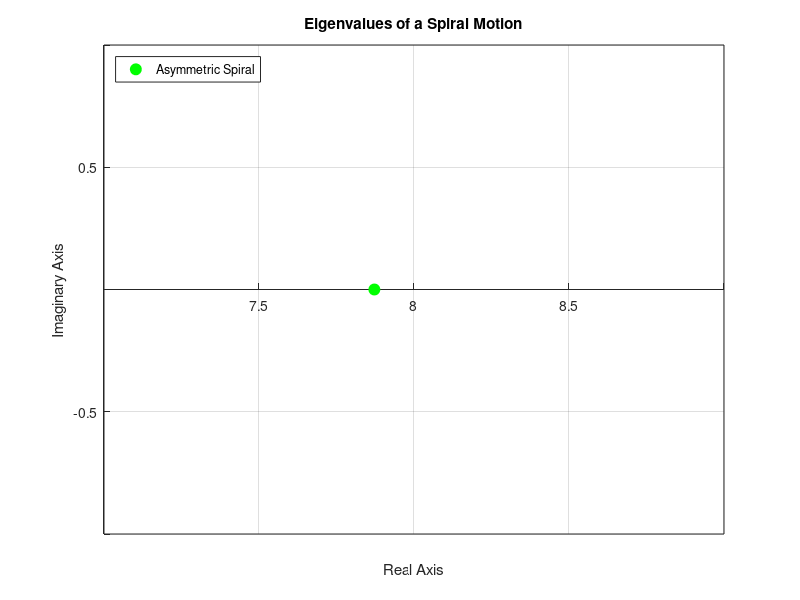
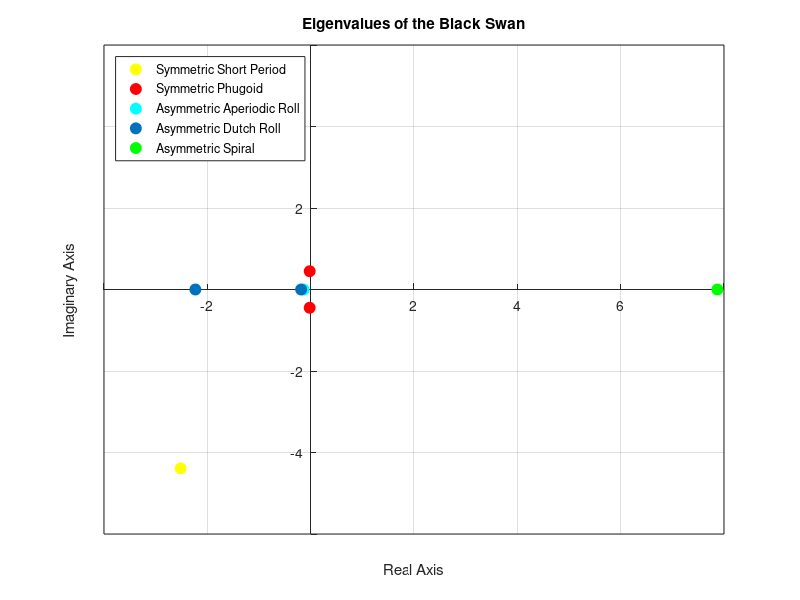

MATLAB code to generate these figures, in order:
clc; clear all; 


%Sources used:
%Lectures Flight Dynamic// AE3212-I
%Airplane Design 1985, J.Roskam
%Flight Dynamics 2013, J.A. Mulder / W.H.J.J. van Staveren / J.C. van der Vaart / E. de Weerdt /
%C.C. de Visser / A.C. in �t Veld / E. Mooij

%%Inputs
%CRUISE CONDITIONS FOR ALL MANEUVERS 

Ix = 6280.17; %Moment of inertia around x-axis [kg*m^2] ????
Iy = 2634.91; %Moment of inertia around y-axis [kg*m^2] ????
Iz = 8363.42; %Moment of inertia around z-axis [kg*m^2] ????
Ixz = 294.60; %Moment of inertia around xz-plane [kg*m^2] ????
C_la= 4.7603; %Lift curve slope, taken from data sheet provided by Martin dCl/dalpha[1/rad]  ????
S= 17.0816; %Wing surface area [m^2] ???? STAN
c= 1.1172; %Mean aerodynamic chord [m] ???? STAN
b= 16.0; %Wing span [m]         % STAN ????
A = 10; %Aspect ratio [-]
g= 9.81; %Gravitational acceleration [m/s^2]
m = 1554. ;%mass [kg}
W = m*g; %Weight [N]
V = 92.6; %Cruise velocity  [m/s] 
C_L = 0.645;% Lift coefficient at 0 deg AoA and -2 deg incidence [-]
rho = 0.966632; %Density at 5000m altitude [kg/m^3]
C_D = 0.0393; %Drag coefficient of the aircraft [-]
T_p = 571.; %Thrust of the propuslive system [N] , as taken from Vlado
T_c = T_p/(0.5*rho*V^2*S); %Thrust coefficient of the propulsive system [-]
mu_c=m./(rho*S*c); %Dimesional parameter for symmetric motion 
mu_b=m./(rho*S*b); %Dimesional parameter for asymmetric motion 
Kx2 = (Ix/(rho*S*b^3))/mu_b; % Non-dimesional moment of inertia around x axis [kg*m^2]
Ky2 = (Iy/(rho*S*c^3))/mu_c; % Non-dimenstional moment of inertia around y axis [kg*m^2]
Kz2 = (Iz/(rho*S*b^3))/mu_b; %Non-dimensional moment of inertia around z axis [kg*m^2]
Kxz = (Ixz/(rho*S*b^3))/mu_b;%Non-dimensional moment of inertia around in the xz plane [kg*m^2]
e = 0.8; %Assumed oswald efficiency factor
H = 2400; %Cruise altitude [m]
de_da = 0.392; %Total downwash gradient [-]
Sh = 2.726; %Surface area of horizontal tail [m^2]
lh = 4.4889; %Distance between the aerodynamic center of the wing and the aerodynamic center of the horizontal tail [m]
Vh_V = sqrt(0.85); % Velocity ratio of horizontal tail to wing [-]
C_nha = 0.5/0.174533; %Lift curve slope of horizontal tail, extrapolated from data by Martin [-]

%Derivatives for symmetric flight
C_x0 = -C_D + T_c; %Coefficient of X-force in X-direction in equilibrium condition
C_z0 = -C_L; %Coefficient of Z-force in Z-direction in equilibrium condition
C_xu = -2.*C_D; %-0.0279; % Derivative of coefficient of X-force in X-direction with respect to velocity
C_zu =  -2.*C_L ; %-0.3762;% Derivative of coefficient of Z-force in Z-direction with respect to velocity
C_mu = 0.0;%0.0699; % Derivative of the pitching moment coefficient with respect to velocity
C_xa =  C_L*(1-(2.*C_la)/(pi*A*e)); %-0.4797; % Derivative of coefficient of X-force in X-direction with respect to angle of attack
C_za = -C_la - C_D; %-5.7434;% Derivative of coefficient of Z-force in Z-direction with respect to angle of attack
C_ma =  -0.66 ; %-0.5626; % Derivative of the pitching moment coefficient with respect to angle of attack, from data by Martin
C_zq = -2.*C_nha*Vh_V^2*(Sh*lh)/(S*c)  ; %-5.6629; % Derivative of coefficient of Z-force in Z-direction with respect to pitching velocity
C_mq =   -1.15*C_nha*Vh_V^2*(Sh*lh^2)/(S*c^2); %-8.7941; % Derivative of the pitching moment coefficient with respect to pitching velocity
C_zar = -0.2*de_da*Vh_V^2*(Sh*lh)/(S*c) ; %-0.0035; % Derivative of coefficient of Z-force in Z-direction with respect to the change in the angle of attack
C_mar = -0.2*de_da*Vh_V^2*(Sh*lh^2)/(S*c^2) ; %0.1780; % Derivative of the pitching moment coefficient with respect to the change in the angle of attack

%Derivatives for asymmetric flight
%Taken from cessna citation II as a reference aicraft with similar
%geometry,since 3D simulations required for correct derivatives
C_yb = -0.75; % Derivative of coefficient of the Y-force in Y-direction with resprect to the sideslip angle
C_lb = -0.1026;% Derivative of the rolling moment coefficient with respect to the sideslip angle
C_nb =  0.1348;% Derivative of the yawing moment coefficient with respect to the sideslip angle
C_nbr =  0.0; % Derivative of the yawing moment coefficient with respect to the change in the sideslip angle
C_yp = -0.0304;% Derivative of coefficient of the Y-force in Y-direction with resprect to the rolling velocity
C_lp = -0.7108;% Derivative of the rolling moment coefficient with respect to rolling velocity
C_np = -0.0602; % Derivative of the yawing moment coefficient with respect to the rolling velocity
C_yr = 0.8495; % Derivative of coefficient of the Y-force in Y-direction with resprect to the yawing velocity
C_lr = 0.2376; % Derivative of the rolling moment coefficient with respect to yawing velocity
C_nr = -0.2061;% Derivative of the yawing moment coefficient with respect to the yawing velocity



%Derivatives for asymmetric flight OUR VALUES
%Taken from cessna citation II as a reference aicraft with similar
%geometry,since 3D simulations required for correct derivatives
C_yb = -0.009164; % Derivative of coefficient of the Y-force in Y-direction with resprect to the sideslip angle
C_lb = -0.0001892;% Derivative of the rolling moment coefficient with respect to the sideslip angle
C_nb =  0.00296;% Derivative of the yawing moment coefficient with respect to the sideslip angle
C_nbr =  0.0; % Derivative of the yawing moment coefficient with respect to the change in the sideslip angle ??????
C_yp = -0.0000729;% Derivative of coefficient of the Y-force in Y-direction with resprect to the rolling velocity
C_lp = -0.00879;% Derivative of the rolling moment coefficient with respect to rolling velocity
C_np = -0.0001858; % Derivative of the yawing moment coefficient with respect to the rolling velocity
C_yr = 0.8495; % Derivative of coefficient of the Y-force in Y-direction with resprect to the yawing velocity
C_lr = 0.2376; % Derivative of the rolling moment coefficient with respect to yawing velocity
C_nr = -0.2061;% Derivative of the yawing moment coefficient with respect to the yawing velocity


%%
disp("1: Short Period")
disp("2: Phugoid")
disp("3: Aperiodic Roll")
disp("4: Dutch Roll")
disp("5: Spiral")
prompt=input('Manuevre: ');

%% Short Oscillation
if prompt==1
    %slide 50
    disp('Short Period: ')
    short_period=[2*mu_c*Ky2*(2*mu_c-C_zar), -2*mu_c*Ky2*C_za-(2*mu_c+C_zq)*C_mar-(2*mu_c-C_zar)*C_mq,...
        C_za*C_mq-(2*mu_c+C_zq)*C_ma];
    root_short=roots(short_period);
    root_short=root_short*V/c;
    %Frequency, Period and Oscillations
    w0=sqrt(real(root_short(1)).^(2)+imag(root_short(1)).^(2))*V/c;
    big_zeta=-real(root_short(1))./sqrt(real(root_short(1)).^(2)+imag(root_short(1)).^(2));
    wn=w0*sqrt(1-big_zeta.^(2));
    P=2*pi./wn;
    T12=-0.693/real(root_short(1))*c/V;
    C12=-0.11*(imag(root_short(1))./real(root_short(1)));
    
    X1 = [real(root_short(1));real(root_short(2))];
    YMatrix1 = [imag(root_short(1)),imag(root_short(2))];
    figure1 = figure;
    axes1 = axes('Parent',figure1);
    hold(axes1,'on');
    plot(X1,YMatrix1,'DisplayName','Symmetric Short Period','MarkerFaceColor',[1 1 0],'MarkerEdgeColor',[1 1 0],...
    'MarkerSize',8,...
    'Marker','o',...
    'LineStyle','none',...
    'Color',[1 0 0]);
    xlabel('Real Axis');
    title('Eigenvalues of a Short Period Motion');
    ylabel('Imaginary Axis');
    box(axes1,'on');
    grid(axes1,'on');
    set(axes1,'XAxisLocation','origin','YAxisLocation','origin')
    legend1 = legend(axes1,'show');
    set(legend1,'Location','northwest');
    
    
end
%% Phugoid
if prompt==2
    disp('Phugoid: ')
    phugoid=[-4.*mu_c.^(2), 2.*mu_c.*C_xu, -C_zu.*C_z0];
    root_phugoid=roots(phugoid);
    root_phugoid=root_phugoid*V/c;
    %Frequency, Period and Oscillations
    w0=sqrt(real(root_phugoid(1)).^(2)+imag(root_phugoid(1)).^(2))*V/c;
    big_zeta=-real(root_phugoid(1))./sqrt(real(root_phugoid(1)).^(2)+imag(root_phugoid(1)).^(2));
    wn=w0*sqrt(1-big_zeta.^(2));
    P=2*pi./wn;
    T12=-0.693/real(root_phugoid(1))*c./V;
    C12=-0.11*(imag(root_phugoid(1))./real(root_phugoid(1)));
    
    X2 = [real(root_phugoid(1));real(root_phugoid(2))];
    YMatrix2 = [imag(root_phugoid(1)),imag(root_phugoid(2))];
    figure1 = figure;
    axes1 = axes('Parent',figure1);
    hold(axes1,'on');
    plot(X2,YMatrix2,'DisplayName','Symmetric Phugoid','MarkerFaceColor',[1 0 0],'MarkerSize',8,'Marker','o',...
    'LineStyle','none',...
    'Color',[1 0 0]); 
    xlabel('Real Axis');
    title('Eigenvalues of a Phugoid Motion');
    ylabel('Imaginary Axis');
    box(axes1,'on');
    grid(axes1,'on');
    set(axes1,'XAxisLocation','origin','YAxisLocation','origin')
    legend1 = legend(axes1,'show');
    set(legend1,'Location','northwest');
end
%% Aperiodic roll
if prompt==3
    disp('Aperiodic roll: ')
    aperiodic_roll=C_lp./(4*mu_b*Kx2);
    aperiodic_roll = aperiodic_roll*V./b;
    % Time for damp
    T12=-0.693./aperiodic_roll*b./V;
    
    X3 = [real(aperiodic_roll(1))];
    YMatrix3 = [0];
    figure1 = figure;
    axes1 = axes('Parent',figure1);
    hold(axes1,'on');
    plot(X3,YMatrix3,'DisplayName','Asymmetric Aperiodic Roll','MarkerFaceColor',[0 1 1],'MarkerEdgeColor',[0 1 1],...
    'MarkerSize',8,...
    'Marker','o',...
    'LineStyle','none',...
    'Color',[1 0 0]);
    xlabel('Real Axis');
    title('Eigenvalues of a Aperiodic Roll Motion');
    ylabel('Imaginary Axis');
    box(axes1,'on');
    grid(axes1,'on');
    set(axes1,'XAxisLocation','origin','YAxisLocation','origin')
    legend1 = legend(axes1,'show');
    set(legend1,'Location','northwest');
end
%% Dutch roll
if prompt==4
    disp('Dutch roll: ')
    dutch_roll=[8*mu_b.^(2)*Kz2, -2*mu_b*(C_nr+2*Kz2*C_yb), 4*mu_b*C_nb+C_yb*C_nr];
    root_dutch=roots(dutch_roll);
    root_dutch = root_dutch.*V./b;
    % Period, Frequency Time damping
    w0=sqrt(real(root_dutch(1)).^(2)+imag(root_dutch(1)).^(2))*V/c;
    big_zeta=-real(root_dutch(1))./sqrt(real(root_dutch(1)).^(2)+imag(root_dutch(1)).^(2));
    wn=w0*sqrt(1-big_zeta.^(2));
    P=2*pi./wn;
    T12=-0.693/real(root_dutch(1))*b/V;
    C12=-0.11*(imag(root_dutch(1))./real(root_dutch(1))); 
    
    X4 = [real(root_dutch(1));real(root_dutch(2))];
    YMatrix4 = [imag(root_dutch(1)),imag(root_dutch(2))];
    figure1 = figure;
    axes1 = axes('Parent',figure1);
    hold(axes1,'on');
    plot(X4,YMatrix4,'DisplayName','Asymmetric Dutch Roll','MarkerFaceColor',[0 0.447058826684952 0.74117648601532],...
    'MarkerEdgeColor',[0 0.447058826684952 0.74117648601532],...
    'MarkerSize',8,...
    'Marker','o',...
    'LineStyle','none',...
    'Color',[1 0 0]);
    xlabel('Real Axis');
    title('Eigenvalues of a Dutch Roll Motion');
    ylabel('Imaginary Axis');
    box(axes1,'on');
    grid(axes1,'on');
    set(axes1,'XAxisLocation','origin','YAxisLocation','origin')
    legend1 = legend(axes1,'show');
    set(legend1,'Location','northwest');
end
%% Spiral 
if prompt==5
    disp('Spiral eigenvalue: ')
    root_spiral=(2*C_L*(C_lb*C_nr-C_nb*C_lr))./(C_lp*(C_yb*C_nr+4*mu_b*C_nb)-C_np*(C_yb*C_lr+4*mu_b*C_lb));
    root_spiral = root_spiral*V./b;
    disp('Spiral Numerator >0 is convergence');  
    (2*C_L*(C_lb*C_nr-C_nb*C_lr));
    disp('Numerator negative,spiral is unstable');
    % Time damping period
    T12=abs(-0.693/real(root_spiral)*b/V);
    
    X5 = [real(root_spiral(1))];
    YMatrix5 = [0];
    figure1 = figure;
    axes1 = axes('Parent',figure1);
    hold(axes1,'on');
    plot(X5,YMatrix5,'DisplayName','Asymmetric Spiral','MarkerFaceColor',[0 1 0],'MarkerEdgeColor',[0 1 0],...
    'MarkerSize',8,...
    'Marker','o',...
    'LineStyle','none',...
    'Color',[1 0 0]);
    xlabel('Real Axis');
    title('Eigenvalues of a Spiral Motion');
    ylabel('Imaginary Axis');
    box(axes1,'on');
    grid(axes1,'on');
    set(axes1,'XAxisLocation','origin','YAxisLocation','origin')
    legend1 = legend(axes1,'show');
    set(legend1,'Location','northwest');
end

%PLOT ALL MOTIONS ON A SINGLE
%GRAPH-----------------------------------------------------------------------------------------------
short_period=[2*mu_c*Ky2*(2*mu_c-C_zar), -2*mu_c*Ky2*C_za-(2*mu_c+C_zq)*C_mar-(2*mu_c-C_zar)*C_mq,...
    C_za*C_mq-(2*mu_c+C_zq)*C_ma];
root_short=roots(short_period);
root_short=root_short*V/c;

phugoid=[-4.*mu_c.^(2), 2.*mu_c.*C_xu, -C_zu.*C_z0];
root_phugoid=roots(phugoid);
root_phugoid=root_phugoid*V/c;

aperiodic_roll=C_lp./(4*mu_b*Kx2);
aperiodic_roll = aperiodic_roll*V./b;

dutch_roll=[8*mu_b.^(2)*Kz2, -2*mu_b*(C_nr+2*Kz2*C_yb), 4*mu_b*C_nb+C_yb*C_nr];
root_dutch=roots(dutch_roll);
root_dutch = root_dutch.*V./b;

root_spiral=(2*C_L*(C_lb*C_nr-C_nb*C_lr))./(C_lp*(C_yb*C_nr+4*mu_b*C_nb)-C_np*(C_yb*C_lr+4*mu_b*C_lb));
root_spiral = root_spiral*V./b;

X1 = [real(root_short(1));real(root_short(2))];
YMatrix1 = [imag(root_short(1)),imag(root_short(2))];
X2 = [real(root_phugoid(1));real(root_phugoid(2))];
YMatrix2 = [imag(root_phugoid(1)),imag(root_phugoid(2))];
X3 = [real(aperiodic_roll(1))];
YMatrix3 = [0];
X4 = [real(root_dutch(1));real(root_dutch(2))];
YMatrix4 = [imag(root_dutch(1)),imag(root_dutch(2))];
X5 = [real(root_spiral(1))];
YMatrix5 = [0];

figure1 = figure('Color',[1 1 1]);
axes1 = axes('Parent',figure1);
hold(axes1,'on');

plot(X1,YMatrix1,'DisplayName','Symmetric Short Period','MarkerFaceColor',[1 1 0],'MarkerEdgeColor',[1 1 0],...
    'MarkerSize',8,...
    'Marker','o',...
    'LineStyle','none',...
    'Color',[1 0 0]); hold on;
plot(X2,YMatrix2,'DisplayName','Symmetric Phugoid','MarkerFaceColor',[1 0 0],'MarkerSize',8,'Marker','o',...
    'LineStyle','none',...
    'Color',[1 0 0]); hold on;
plot(X3,YMatrix3,'DisplayName','Asymmetric Aperiodic Roll','MarkerFaceColor',[0 1 1],'MarkerEdgeColor',[0 1 1],...
    'MarkerSize',8,...
    'Marker','o',...
    'LineStyle','none',...
    'Color',[1 0 0]); hold on;
plot(X4,YMatrix4,'DisplayName','Asymmetric Dutch Roll','MarkerFaceColor',[0 0.447058826684952 0.74117648601532],...
    'MarkerEdgeColor',[0 0.447058826684952 0.74117648601532],...
    'MarkerSize',8,...
    'Marker','o',...
    'LineStyle','none',...
    'Color',[1 0 0]); hold on;
plot(X5,YMatrix5,'DisplayName','Asymmetric Spiral','MarkerFaceColor',[0 1 0],'MarkerEdgeColor',[0 1 0],...
    'MarkerSize',8,...
    'Marker','o',...
    'LineStyle','none',...
    'Color',[1 0 0]);

xlabel('Real Axis');
title('Eigenvalues of the Black Swan');
ylabel('Imaginary Axis');
box(axes1,'on');
grid(axes1,'on');
set(axes1,'XAxisLocation','origin','YAxisLocation','origin')
legend1 = legend(axes1,'show');
set(legend1,'Location','northwest');
%----------------------------------------------------------------------------------------------------------------
